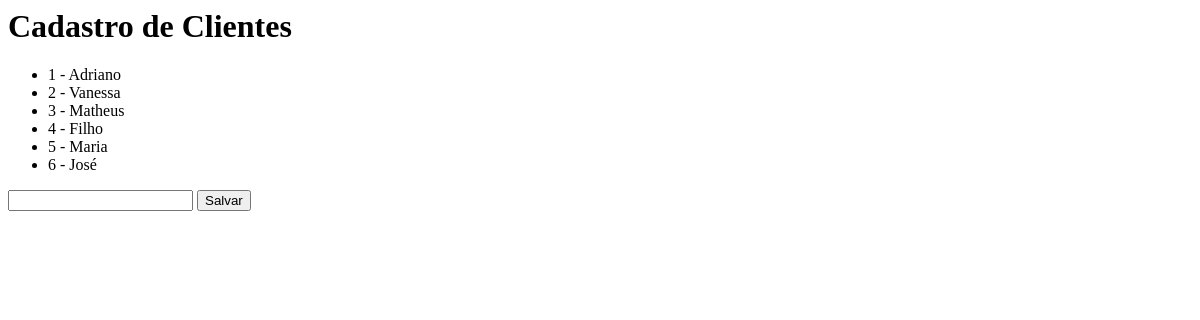
The page /core/ on the database as committed earlier.
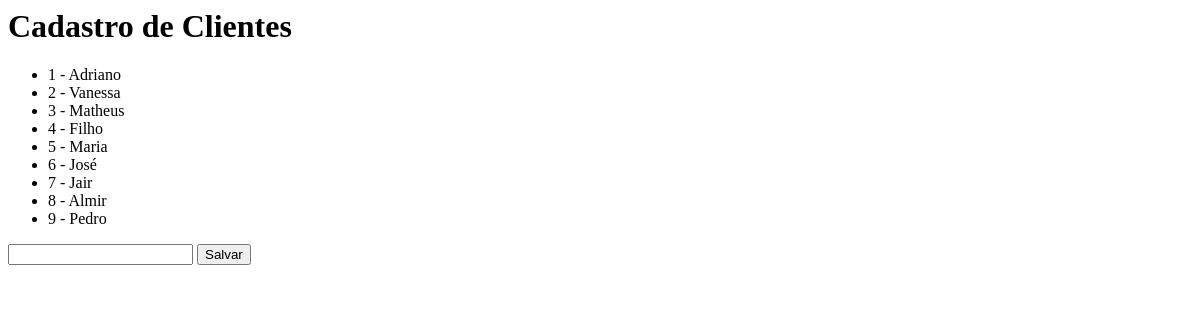
The same page on the database as committed later.
### core/models.py (models this page shows, shortened)
class Pessoa(models.Model):
    nome = models.CharField(max_length=100)

### core/views.py (the view)
# urls.py: 2. Add a URL to urlpatterns:  path('', views.home, name='home')
def home(request):
    pessoas = Pessoa.objects.all()
    return render(request, "index.html", {"pessoas": pessoas})

### core/templates/index.html (shortened to what this page needs)
<html>
    <body>
        <h1>Cadastro de Clientes</h1>
        <ul>
            {% for pessoa in pessoas %}
            <li>
                {{ pessoa.id}} - {{ pessoa.nome}}
            </li>
            {% endfor %}
        </ul>
        <form action="{% url "salvar" %}" method='POST'>
            <input type="text" name="nome">
            <button type="submit">Salvar</button>
        </form>
    </body>
</html>

Rows that differ between the two databases and show on the page:
added Pessoa: id "7", nome "Jair"
added Pessoa: id "8", nome "Almir"
added Pessoa: id "9", nome "Pedro"
